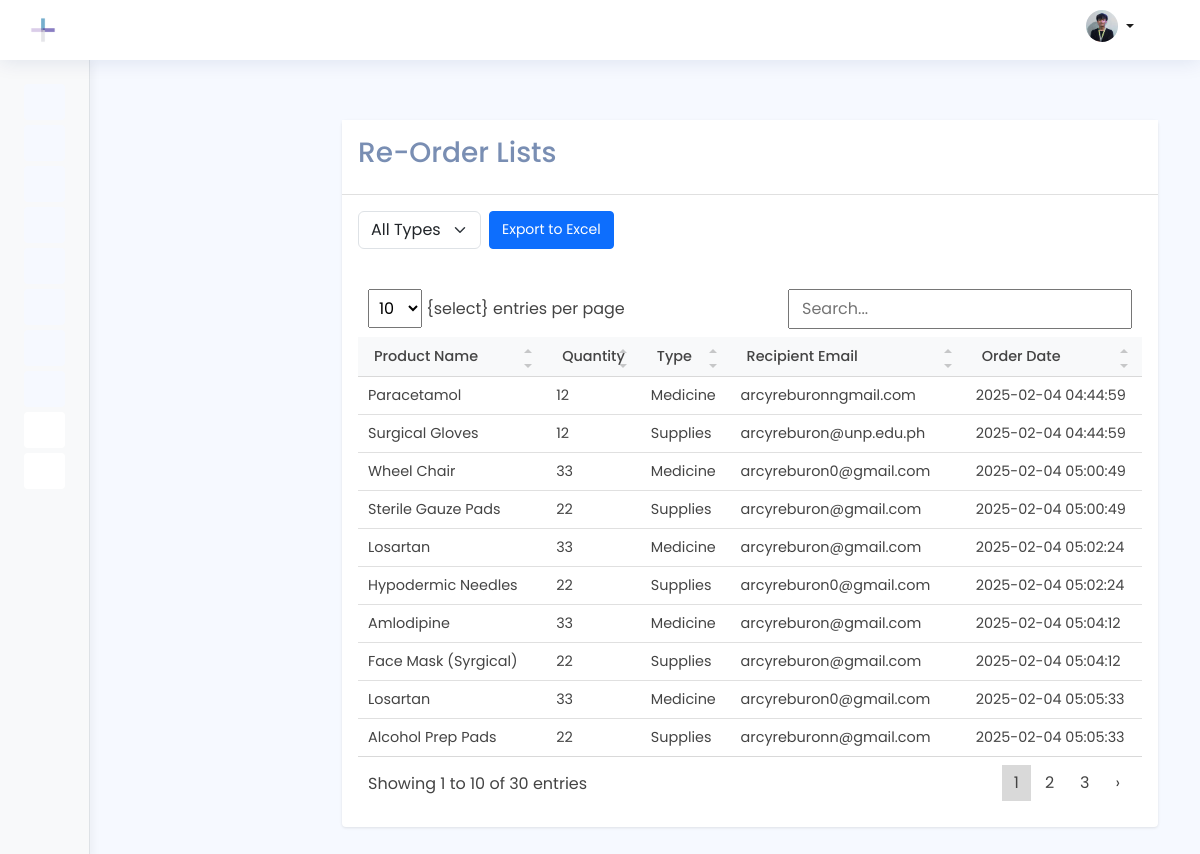
The page /superadmin/order.php on the database its author committed.
### tables this page shows
CREATE TABLE `orders` (
  `id` int(11) NOT NULL,
  `product_name` varchar(255) NOT NULL,
  `quantity` int(11) NOT NULL,
  `type` enum('medicine','supplies') NOT NULL,
  `recipient_email` varchar(255) NOT NULL,
  `order_date` timestamp NOT NULL DEFAULT current_timestamp()
);

### superadmin/order.php (the view, shortened to what this page needs)
<?php
include '../includes/header.php';
include '../includes/navbar.php';
include '../includes/sidebar.php';
include '../includes/footer.php';
?>
<main id="main" class="main">
    <div class="container py-3">
        <div class="report-card">
            <div class="card-header">
                <h3>Re-Order Lists</h3>
            </div>
            <div class="p-3">
                <div class="filter-control">
                    <form method="GET" action="" class="d-flex gap-2">
                        <select name="type_filter" class="form-select filter-select" onchange="this.form.submit()">
                            <option value="">All Types</option>
                        </select>
                        <button type="button" onclick="exportToExcel()" class="btn btn-primary">Export to Excel</button>
                    </form>
                </div>
                <div class="table-responsive">
                    <table id="myTable" class="report-table">
                        <thead>
                            <tr>
                                <th>Product Name</th>
                                <th>Quantity</th>
                                <th>Type</th>
                                <th>Recipient Email</th>
                                <th>Order Date</th>
                            </tr>
                        </thead>
                        <tbody>
                            <?php
                            include "../db_conn.php";
                            $sql = "SELECT * FROM orders";
                            $stmt = $con->prepare($sql);
                            $stmt->execute();
                            $result = $stmt->get_result();
                            if ($result->num_rows > 0) {
                                while ($row = $result->fetch_assoc()) {
                                    $type = ucfirst($row['type']);
                                    echo "<tr>
                                        <td>" . htmlspecialchars($row['product_name']) . "</td>
                                        <td>" . $row['quantity'] . "</td>
                                        <td>" . htmlspecialchars($type) . "</td>
                                        <td>" . htmlspecialchars($row['recipient_email']) . "</td>
                                        <td>" . $row['order_date'] . "</td>
                                    </tr>";
                                }
                            } else {
                                echo "<tr><td colspan='5' class='text-center py-3'>No orders found</td></tr>";
                            }
                            ?>
                        </tbody>
                    </table>
                </div>
            </div>
        </div>
    </div>
</main>

### assets/css/style.css (style rules this page uses)
:root { scroll-behavior: smooth; }
body { font-family: 'Poppins'; background: #f6f9ff; color: #444444; }
h1, h2, h3, h4, h5, h6 { font-family: 'Poppins'; }
#main { margin-top: 60px; padding: 20px 30px; transition: all 0.3s; }
.card-header, .card-footer { border-color: #ebeef4; background-color: #fff; color: #798eb3; padding: 15px; }
@media (min-width: 1200px) { #main, #footer { margin-left: 300px; } }

### includes/sidebar.php (style rules this page uses)
:root { --sidebar-bg: #f8f9fa; --sidebar-width: 250px; --sidebar-item-padding: 0.75rem 1.25rem; --sidebar-icon-size: 1.25rem; --sidebar-text-size: 0.9rem; }
:root { --sidebar-bg: #f8f9fa; --sidebar-width: 300px; --sidebar-item-padding: 1rem 1.25rem; --sidebar-icon-size: 1.5rem; --sidebar-text-size: 1.1rem; --sidebar-icon-color: #495057; --sidebar-text-color: #495057; --sidebar-hover-bg: #e9ecef; --sidebar-active-bg: #e9ecef; --sidebar-active-color: #000; --sidebar-border-color: #dee2e6; --sidebar-transition: all 0.3s ease; --sidebar-border-radius: 8px; --sidebar-item-spacing: 0.5rem; }

### superadmin/order.php (style rules this page uses)
.report-table { width: 100%; border-collapse: collapse; font-size: 0.9rem; }
.report-table th { text-align: left; padding: 0.75rem; border-bottom: 1px solid #e0e0e0; font-weight: 500; background-color: #f8f9fa; }
.report-table td { padding: 0.75rem; border-bottom: 1px solid #e0e0e0; }
.report-table tr:last-child td { border-bottom: none; }
.report-card { background: white; border-radius: 4px; box-shadow: 0 1px 3px rgba(0,0,0,0.1); }
.card-header { padding: 1rem; border-bottom: 1px solid #e0e0e0; }
.btn { padding: 0.375rem 0.75rem; border-radius: 4px; font-size: 0.875rem; }
.filter-control { display: flex; gap: 1rem; margin-bottom: 1rem; }
.filter-select { flex: 1; max-width: 200px; }

### rows shown on the page
orders: product_name "Paracetamol", quantity "12", type "Medicine", recipient_email "arcyreburonngmail.com", order_date "2025-02-04 04:44:59"
orders: product_name "Surgical Gloves", quantity "12", type "Supplies", recipient_email "arcyreburon@unp.edu.ph", order_date "2025-02-04 04:44:59"
orders: product_name "Wheel Chair", quantity "33", type "Medicine", recipient_email "arcyreburon0@gmail.com", order_date "2025-02-04 05:00:49"
orders: product_name "Sterile Gauze Pads", quantity "22", type "Supplies", recipient_email "arcyreburon@gmail.com", order_date "2025-02-04 05:00:49"
orders: product_name "Losartan", quantity "33", type "Medicine", recipient_email "arcyreburon@gmail.com", order_date "2025-02-04 05:02:24"
orders: product_name "Hypodermic Needles", quantity "22", type "Supplies", recipient_email "arcyreburon0@gmail.com", order_date "2025-02-04 05:02:24"
orders: product_name "Amlodipine", quantity "33", type "Medicine", recipient_email "arcyreburon@gmail.com", order_date "2025-02-04 05:04:12"
orders: product_name "Face Mask (Syrgical)", quantity "22", type "Supplies", recipient_email "arcyreburon@gmail.com", order_date "2025-02-04 05:04:12"
orders: product_name "Losartan", quantity "33", type "Medicine", recipient_email "arcyreburon0@gmail.com", order_date "2025-02-04 05:05:33"
orders: product_name "Alcohol Prep Pads", quantity "22", type "Supplies", recipient_email "arcyreburonn@gmail.com", order_date "2025-02-04 05:05:33"
